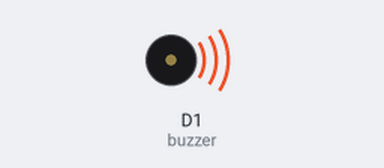
This sketch was run on a simulated ESP8266 (NodeMCU). On the bench: buzzer (waves = sounding).

Above: at 0.23 s.
At 129.61 s:
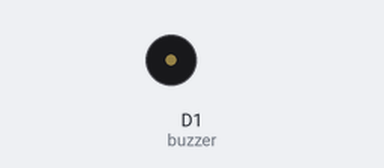
Timing chart, 0 to 130.0 s (numbered marks = the images above):
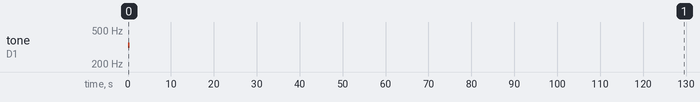

Measured:
- by itself, tone on D1 (buzzer): silent → 332 Hz at 0.05 s, → silent 0.32 s later

The sketch:

Lab3_Activebuzzer.ino
```cpp
int buzzer = D1;//data pin of the active buzzer
void setup()
{
  pinMode (buzzer, OUTPUT);//the buzzer pin is set as an output pin
}
void loop()
{
  unsigned char i;
  while(1)
{
//output an frequency
for(i-0;i<100;i++)
{
digitalWrite(buzzer,HIGH);
delay(1);//wait for 1ms
digitalWrite(buzzer,LOW);
delay(2);//wait for 1ms
}
//output another frequency
 for (i=0;1<100;i++)
{ digitalWrite(buzzer,HIGH);
delay(60);//wait for 2ms
digitalWrite(buzzer,LOW);
delay(2);//wait for 2ms
}
}
}
```
